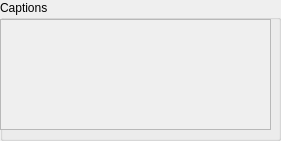
              <widget class="QGroupBox" name="groupBox_5">
               <property name="geometry">
                <rect>
                 <x>620</x>
                 <y>320</y>
                 <width>281</width>
                 <height>141</height>
                </rect>
               </property>
               <property name="title">
                <string>Captions</string>
               </property>
               <widget class="QTextEdit" name="textLoadUSer_4">
                <property name="geometry">
                 <rect>
                  <x>10</x>
                  <y>30</y>
                  <width>251</width>
                  <height>91</height>
                 </rect>
                </property>
                <property name="html">
                 <string>&lt;!DOCTYPE HTML PUBLIC &quot;-//W3C//DTD HTML 4.0//EN&quot; &quot;http://www.w3.org/TR/REC-html40/strict.dtd&quot;&gt;
&lt;html&gt;&lt;head&gt;&lt;meta name=&quot;qrichtext&quot; content=&quot;1&quot; /&gt;&lt;style type=&quot;text/css&quot;&gt;
p, li { white-space: pre-wrap; }
&lt;/style&gt;&lt;/head&gt;&lt;body style=&quot; font-family:'MS Shell Dlg 2'; font-size:8.25pt; font-weight:400; font-style:normal;&quot;&gt;
&lt;p style=&quot; margin-top:0px; margin-bottom:0px; margin-left:0px; margin-right:0px; -qt-block-indent:0; text-indent:0px;&quot;&gt;&lt;span style=&quot; font-family:'Calibri'; font-size:9pt; color:#000000;&quot;&gt;Go to the &lt;/span&gt;&lt;span style=&quot; font-family:'Calibri'; font-size:9pt; font-weight:600; color:#000000;&quot;&gt;“Help Box” &lt;/span&gt;&lt;span style=&quot; font-family:'Calibri'; font-size:9pt; color:#000000;&quot;&gt;and double-click &lt;/span&gt;&lt;span style=&quot; font-family:'Calibri'; font-size:9pt; font-weight:600; color:#000000;&quot;&gt;“Registration box”&lt;/span&gt;&lt;span style=&quot; font-family:'Calibri'; font-size:9pt; color:#000000;&quot;&gt;  to get advice on why and how to register an user.&lt;/span&gt;&lt;span style=&quot; font-size:9pt;&quot;&gt; &lt;/span&gt;&lt;/p&gt;
&lt;p style=&quot; margin-top:0px; margin-bottom:0px; margin-left:0px; margin-right:0px; -qt-block-indent:0; text-indent:0px;&quot;&gt;&lt;span style=&quot; font-family:'Calibri'; font-size:9pt; color:#000000;&quot;&gt;When you double-click an item of the Help ox, the pertinent button will turn &lt;/span&gt;&lt;span style=&quot; font-family:'Calibri'; font-size:9pt; color:#00b050;&quot;&gt;GREEN&lt;/span&gt;&lt;span style=&quot; font-family:'Calibri'; font-size:9pt; color:#000000;&quot;&gt;. The buttons (or activities) that &lt;/span&gt;&lt;span style=&quot; font-family:'Calibri'; font-size:9pt; font-weight:600; color:#000000;&quot;&gt;are pre-requisites &lt;/span&gt;&lt;span style=&quot; font-family:'Calibri'; font-size:9pt; color:#000000;&quot;&gt;for the intended activities in the &lt;/span&gt;&lt;span style=&quot; font-family:'Calibri'; font-size:9pt; color:#00b050;&quot;&gt;GREEN&lt;/span&gt;&lt;span style=&quot; font-family:'Calibri'; font-size:9pt; color:#000000;&quot;&gt;  button will turn &lt;/span&gt;&lt;span style=&quot; font-family:'Calibri'; font-size:9pt; color:#ff0000;&quot;&gt;RED&lt;/span&gt;&lt;span style=&quot; font-family:'Calibri'; font-size:9pt; color:#000000;&quot;&gt; . Execute these activities &lt;/span&gt;&lt;span style=&quot; font-family:'Calibri'; font-size:9pt; font-weight:600; color:#000000;&quot;&gt;before using &lt;/span&gt;&lt;span style=&quot; font-family:'Calibri'; font-size:9pt; color:#000000;&quot;&gt;the &lt;/span&gt;&lt;span style=&quot; font-family:'Calibri'; font-size:9pt; color:#00b050;&quot;&gt;GREEN &lt;/span&gt;&lt;span style=&quot; font-family:'Calibri'; font-size:9pt; color:#000000;&quot;&gt;button. &lt;/span&gt;&lt;/p&gt;
&lt;p style=&quot; margin-top:0px; margin-bottom:0px; margin-left:0px; margin-right:0px; -qt-block-indent:0; text-indent:0px;&quot;&gt;&lt;span style=&quot; font-family:'Calibri'; font-size:9pt; color:#000000;&quot;&gt;The buttons (or activities) that &lt;/span&gt;&lt;span style=&quot; font-family:'Calibri'; font-size:9pt; font-weight:600; color:#000000;&quot;&gt;are  optional &lt;/span&gt;&lt;span style=&quot; font-family:'Calibri'; font-size:9pt; color:#000000;&quot;&gt;for the intended activities in the &lt;/span&gt;&lt;span style=&quot; font-family:'Calibri'; font-size:9pt; color:#00b050;&quot;&gt;GREEN&lt;/span&gt;&lt;span style=&quot; font-family:'Calibri'; font-size:9pt; color:#000000;&quot;&gt;  button will turn &lt;/span&gt;&lt;span style=&quot; font-family:'Calibri'; font-size:9pt; color:#0070c0;&quot;&gt;BLUE&lt;/span&gt;&lt;span style=&quot; font-family:'Calibri'; font-size:9pt; color:#000000;&quot;&gt; Do the same for the other buttons&lt;/span&gt;&lt;/p&gt;&lt;/body&gt;&lt;/html&gt;</string>
                </property>
               </widget>
               <widget class="QScrollArea" name="scrollArea">
                <property name="geometry">
                 <rect>
                  <x>0</x>
                  <y>19</y>
                  <width>271</width>
                  <height>111</height>
                 </rect>
                </property>
                <property name="widgetResizable">
                 <bool>true</bool>
                </property>
                <widget class="QWidget" name="scrollAreaWidgetContents">
                 <property name="geometry">
                  <rect>
                   <x>0</x>
                   <y>0</y>
                   <width>269</width>
                   <height>109</height>
                  </rect>
                 </property>
                </widget>
               </widget>
              </widget>
